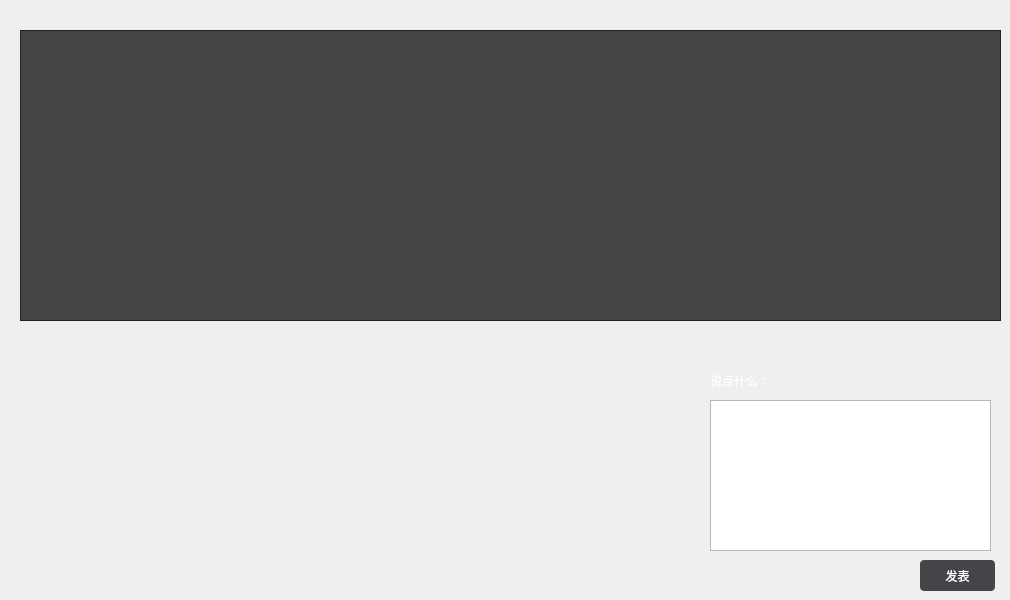
   <widget class="QWidget" name="tab_cmt">
    <attribute name="title">
     <string>评价记录</string>
    </attribute>
    <widget class="QTableWidget" name="tableWidget_6">
     <property name="geometry">
      <rect>
       <x>20</x>
       <y>30</y>
       <width>981</width>
       <height>291</height>
      </rect>
     </property>
     <property name="styleSheet">
      <string notr="true">/*
tabelwidget*/
QTableWidget{
color:#DCDCDC;
background:#444444;
border:1px solid #242424;
alternate-background-color:#525252;/*交错颜色*/
gridline-color:#242424;
}

/*选中item*/
QTableWidget::item:selected{
color:#DCDCDC;
background:qlineargradient(spread:pad,x1:0,y1:0,x2:0,y2:1,stop:0 #484848,stop:1 #383838);
}

/*
悬浮item*/
QTableWidget::item:hover{
background:#5B5B5B;
}
/*表头*/
QHeaderView::section{
text-align:center;
background:#5E5E5E;
padding:3px;
margin:0px;
color:#DCDCDC;
border:1px solid #242424;
border-left-width:0;
}



/*表右侧的滑条*/
QScrollBar:vertical{
background:#484848;
padding:0px;
border-radius:6px;
max-width:12px;
}

/*滑块*/
QScrollBar::handle:vertical{
background:#CCCCCC;
}
/*
滑块悬浮，按下*/
QScrollBar::handle:hover:vertical,QScrollBar::handle:pressed:vertical{
background:#A7A7A7;
}
/*
滑块已经划过的区域*/
QScrollBar::sub-page:vertical{
background:444444;
}

/*
滑块还没有划过的区域*/
QScrollBar::add-page:vertical{
background:5B5B5B;
}

/*页面下移的按钮*/
QScrollBar::add-line:vertical{
background:none;
}
/*页面上移的按钮*/
QScrollBar::sub-line:vertical{
background:none;
}
</string>
     </property>
    </widget>
    <widget class="QLabel" name="label_4">
     <property name="geometry">
      <rect>
       <x>710</x>
       <y>370</y>
       <width>121</width>
       <height>21</height>
      </rect>
     </property>
     <property name="styleSheet">
      <string notr="true">font: 16pt &quot;方正粗黑宋简体&quot;;
color: rgb(255, 255, 255);</string>
     </property>
     <property name="text">
      <string>说点什么：</string>
     </property>
    </widget>
    <widget class="QPushButton" name="pushButton_14">
     <property name="geometry">
      <rect>
       <x>920</x>
       <y>560</y>
       <width>75</width>
       <height>31</height>
      </rect>
     </property>
     <property name="styleSheet">
      <string notr="true">QPushButton{
	font: 14pt &quot;黑体&quot;;
		border-radius: 4px;
		border: none;
		width: 75px;
		height: 25px;
}
QPushButton:enabled {
        background: rgb(68, 69, 73);
        color: white;
}
QPushButton:!enabled {
        background: rgb(100, 100, 100);
        color: rgb(200, 200, 200);
}
QPushButton:enabled:hover{
        background: rgb(85, 85, 85);
}
QPushButton:enabled:pressed{
        background: rgb(150, 80, 80);
}

</string>
     </property>
     <property name="text">
      <string>发表</string>
     </property>
    </widget>
    <widget class="QPlainTextEdit" name="plainTextEdit">
     <property name="geometry">
      <rect>
       <x>710</x>
       <y>400</y>
       <width>281</width>
       <height>151</height>
      </rect>
     </property>
     <property name="styleSheet">
      <string notr="true">font: 14pt &quot;黑体&quot;;

color: rgb(0, 0, 0);</string>
     </property>
    </widget>
   </widget>
